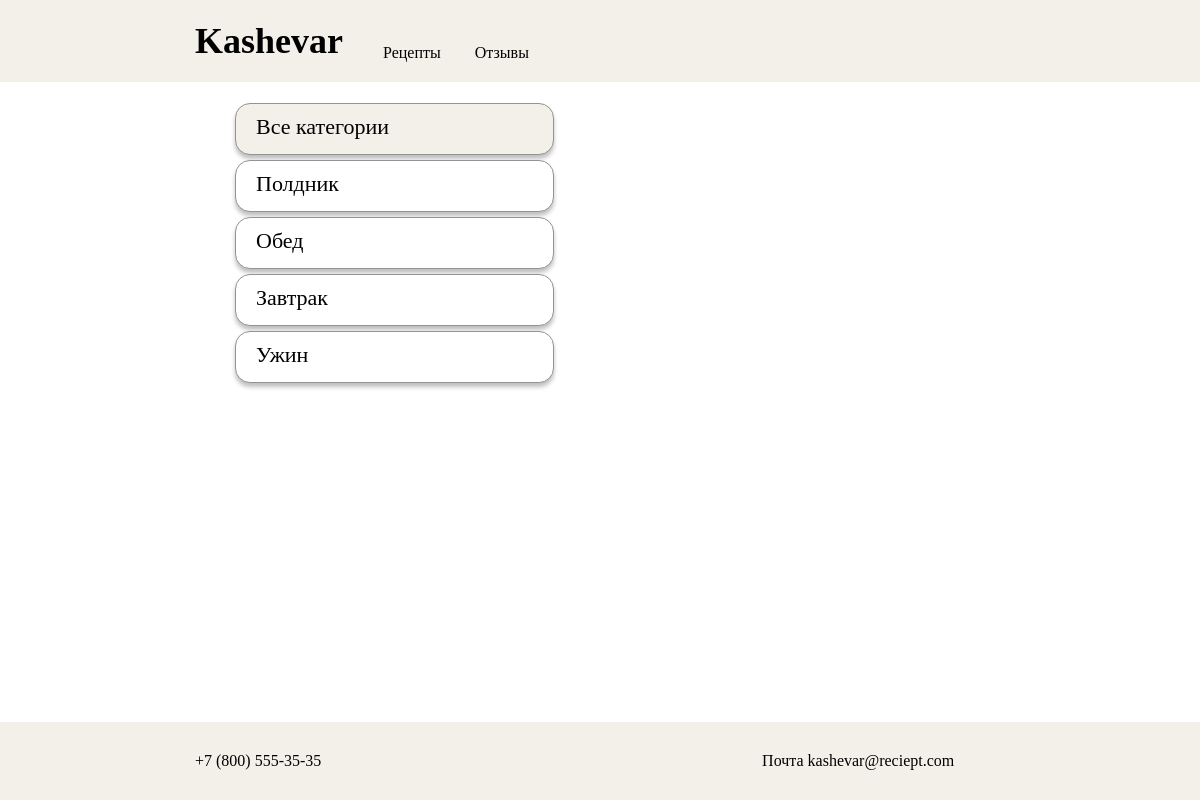
The app's page /receipt/category/1/, older data.
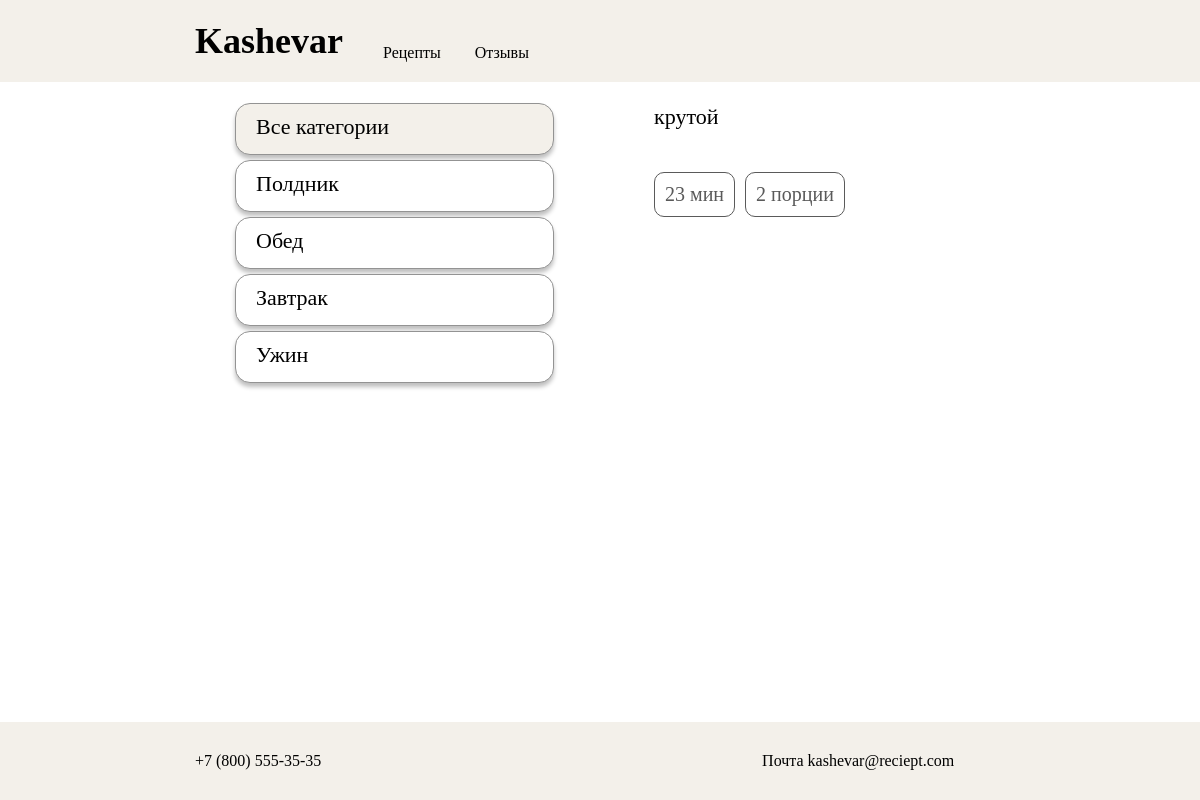
The same page, newer data.
### core/models.py (models this page shows, shortened)
class Category(models.Model):
    category = models.CharField(max_length=100, db_index=True)
    def get_absolute_url(self):
        return reverse('category', kwargs={'cat_id': self.pk})

class Post(models.Model):
    title = models.CharField(max_length=150, db_index=True, verbose_name='Название')
    time_to_cook = models.SmallIntegerField(default=0, db_index=True, verbose_name='Время приготовления')
    count = models.SmallIntegerField(default=0, db_index=True, verbose_name='Количество порций')
    body = models.TextField(blank=True, db_index=True, verbose_name='Описание рецепта')
    slug = models.SlugField(max_length=150, blank=True, unique=True, verbose_name="URL")
    cat = models.ForeignKey('Category', on_delete=models.PROTECT, null=True, verbose_name='Категория')
    dish = models.ForeignKey('ViewDish', on_delete=models.PROTECT, null=True, verbose_name='Вид блюда')
    history = HistoricalRecords()
    def get_detail_url(self):
        return reverse('post_detail_url', kwargs={'slug': self.slug})
    def __str__(self):
        return self.title
    class Meta:
        verbose_name = 'Рецепты'
        verbose_name_plural = 'Рецепты'

### core/views.py (the view)
# urls.py: path('category/<int:cat_id>/', show_category, name='category'),
def show_category(request, cat_id):
    posts = Post.objects.filter(cat_id=cat_id)
    print(posts, cat_id)
    cats = Category.objects.all()
    context = {
        'posts': posts,
        'title': "Рецепты",
        'cats': cats,
        'cat_selected': cat_id,
    }
    return render(request, 'blog/categories.html', context=context)

### core/templates/blog/categories.html (shortened to what this page needs)
{% extends 'base.html' %}
{% block content %}
    <section class='categories'>
        <div class='categories__column'>
            <ul>
            {% if cat_selected == 0 %}
                <li class='selected cat_all'>Все категории</li>
            {% else %}
                <li><a href="{% url 'categories' %}" class='cat_all'>Все категории</a></li>
            {% endif %}
            {% for c in cats %}
                {% if c.pk == cat_selected %}
                    <li class='selected cat'>{{ c.category }}</li>
                {% else %}
                    <li><a href='{{ c.get_absolute_url}}' class='cat'>{{ c.category }}</a></li>
                {% endif %}
            {% endfor %}
            </ul>
        </div>
        <div class='categories__columnRec'>
            {% for post in posts %}
            <div class="categories__columnRec--card">
                <a href="{{ post.get_detail_url }}" >
                <p class="card-title">{{ post.title }}</p>
                <div class='categories__columnRec--miniCard'>
                  <p class='card-time'>{{ post.time_to_cook }} мин</p>
                  <p class='card-count'>{{ post.count }} порции</p>
                </div>
                </a>
            </div>
            {% endfor %}
        </div>
    </section>
{% endblock %}

Row changes from the older to the newer data that the page shows:
now on this page (row edited): Post: title "крутой", time_to_cook "23", count "2"
